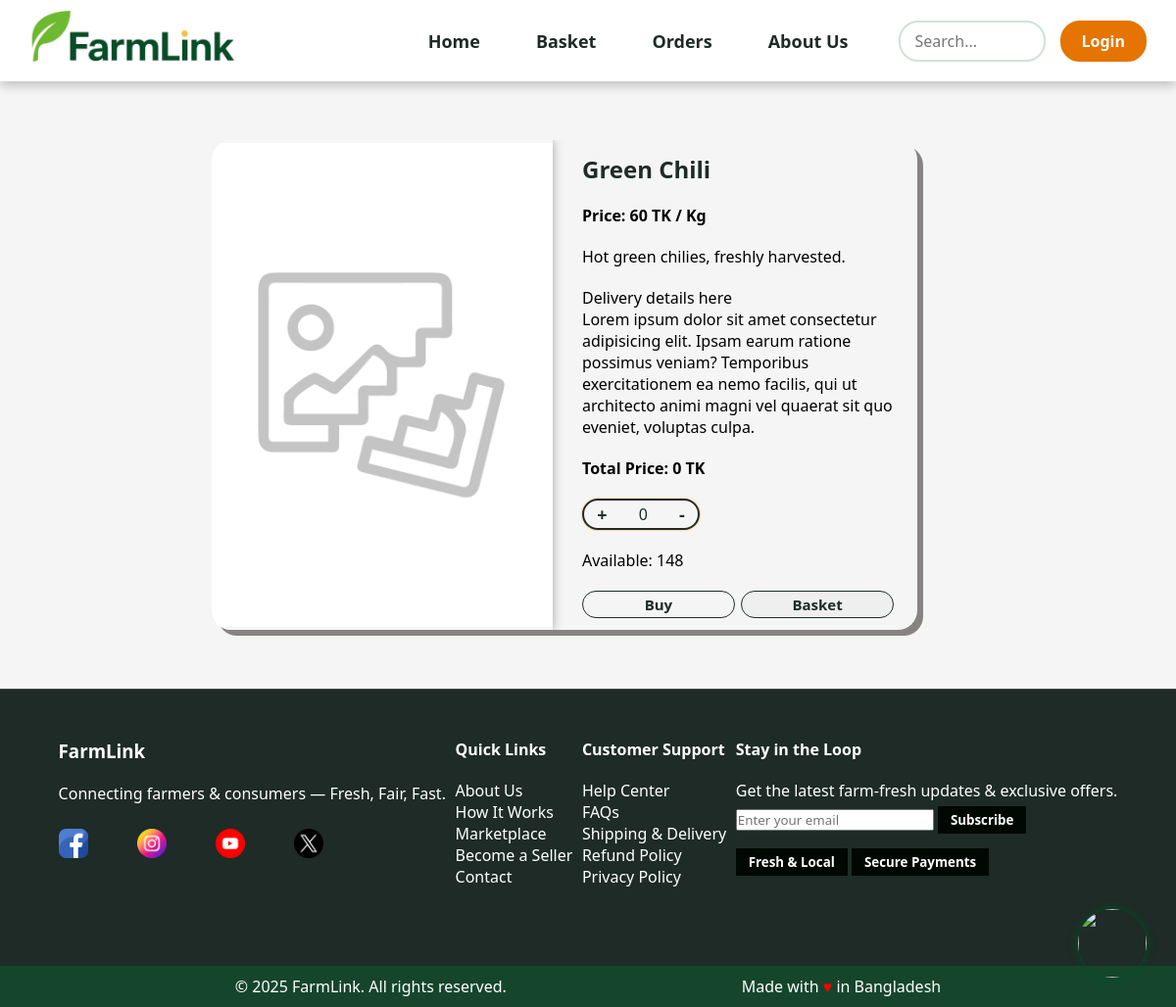
Page /views/buyers/product_details.php?id=73 on the committed database.
### tables this page shows
CREATE TABLE `product` (
  `product_id` int(50) NOT NULL,
  `name` varchar(50) NOT NULL,
  `description` varchar(500) NOT NULL,
  `unit_price` decimal(10,0) NOT NULL,
  `available_unit` decimal(10,0) NOT NULL,
  `image` varchar(150) NOT NULL,
  `seller_id` varchar(50) NOT NULL,
  `agent_id` varchar(50) DEFAULT NULL,
  `unit` varchar(50) NOT NULL,
  `category` varchar(50) NOT NULL,
  `date` datetime NOT NULL DEFAULT current_timestamp()
);

### models/db.php (called while the page is built, shortened)
<?php
 $server = "localhost";
 $username = "root";
 $password ="";
 $db ="farmlink";
$con = mysqli_connect($server , $username , $password,$db);
function read($c){
   global $con;
   $result=mysqli_query($con,$c);
   $data=[];
   while($row = mysqli_fetch_assoc($result)){
    array_push($data,$row);
   }
   return $data;
}
?>

### views/buyers/product_details.php (the view, shortened to what this page needs)
<?php
require('../../models/db.php');
?>
<!DOCTYPE html>
<html>
<head>
    <link rel="stylesheet" href="../../assets/css/comon.css">
    <link rel="stylesheet" href="../../assets/css/buyer/home.css">
    <link rel="stylesheet" href="../../assets/css/buyer/product_details.css">
</head>
<body style="color: black;">
<nav >
    <a href="home.php"><img class="logo" src="../../assets/img/farmlink_logo.jpg" ></a>
    <div id="navbtn">
    <ul>
        <li><a class="nav-link" href="home.php">Home</a></li>
        <li><a class="nav-link" href="basket.php">Basket</a></li>
        <li><a class="nav-link" href="order.php">Orders</a></li>
        <li><a class="nav-link" href="../about.php">About Us</a></li>
    </ul>
    <input type="text" placeholder="Search..." id="searchbar" >
    <?php session_start(); if(isset($_SESSION['user_data']) && $_SESSION['user_data']['role'] == 'Buyer'){ ?>
    <a class="orange_color" href="../../controllers/logout.php">Logout</a>
    <?php } else {  ?>
    <a class="orange_color" href="../Login.php">Login</a>
    <?php } ?>
    </div>
</nav>
     <div id="details_container">
        <?php
        if(isset($_GET['id'])){
           $data = read("Select * from product where product_id='{$_GET['id']}'");
        ?>
     <img id="image" src="<?= $data[0]['image'] ?>" alt="Product img"  onerror="this.src='../../assets/img/default.png'">
     <div class="details">
     <h2 sid="<?= $data[0]['seller_id'] ?>" id="name"><?= $data[0]['name'] ?></h2>
     <b>Price: <span id="price" > <?= $data[0]['unit_price']?></span> TK / <?= $data[0]['unit'] ?></b>
     <div  id="description"> <?= $data[0]['description'] ?></div>
     <div class="delivery_details"> Delivery details here  <br>Lorem ipsum dolor sit amet consectetur adipisicing elit. Ipsam earum ratione possimus veniam? Temporibus exercitationem ea nemo facilis, qui ut architecto animi magni vel quaerat sit quo eveniet, voluptas culpa.</div>
     <span style="font-weight: bold;" id="totalprice"></span>
        <div id="counter_btn"> <button type="button" class="increment_btn" id="increment_btn">+</button> <span id="value">0</span> <button type="button" class="decrement_btn" id="decrement_btn">-</button> </div><div > Available: <span id="available_unit"><?= $data[0]['available_unit'] ?></span></div>
        <div class="btndiv"> <a class="card_btn" id="buy_btn">Buy</a>
        <button class="card_btn" id="basket"> Basket</button> </div>
    </div>
    <?php
     }?>
</div>
<a href="basket.php"><img  id="basket_icon" src="../../assets/img/basket.png" alt=""></a>
</body>
<footer>
    <div class="footer-container">
        <div class="footer-top">
            <div class="footer-brand">
                <h3>FarmLink</h3>
                <p>Connecting farmers & consumers — Fresh, Fair, Fast.</p>
                <div class="footer-socials">
                    <a href="https://facebook.com"><img src="../../assets/img/facebook.png" alt="Facebook"></a>
                    <a href="https://instagram.com"><img src="../../assets/img/instagram.png" alt="Instagram"></a>
                    <a href="https://youtube.com"><img src="../../assets/img/youtube.png" alt="YouTube"></a>
                    <a href="https://twitter.com"><img src="../../assets/img/twitter.png" alt="Twitter"></a>
                </div>
            </div>
            <div class="footer-links">
                <h4>Quick Links</h4>
                <ul>
                    <li><a href="#">About Us</a></li>
                    <li><a href="#">How It Works</a></li>
                    <li><a href="#">Marketplace</a></li>
                    <li><a href="#">Become a Seller</a></li>
                    <li><a href="#">Contact</a></li>
                </ul>
            </div>
            <div class="footer-support">
                <h4>Customer Support</h4>
                <ul>
                    <li><a href="#">Help Center</a></li>
                    <li><a href="#">FAQs</a></li>
                    <li><a href="#">Shipping & Delivery</a></li>
                    <li><a href="#">Refund Policy</a></li>
                    <li><a href="#">Privacy Policy</a></li>
                </ul>
            </div>
            <div class="footer-newsletter">
                <h4>Stay in the Loop</h4>
                <p>Get the latest farm-fresh updates & exclusive offers.</p>
                    <input type="email" placeholder="Enter your email">
                    <button type="submit">Subscribe</button>
                <div class="footer-badges">
                    <button>Fresh & Local</button>
                    <button>Secure Payments</button>
                </div>
            </div>
        </div>
        <div class="footer-bottom">
            <span>© 2025 FarmLink. All rights reserved.</span>
            <span class="footer-made">Made with <span style="color: red;">♥</span> in Bangladesh</span>
        </div>
    </div>
</footer>
</html>

### assets/css/comon.css (style rules this page uses)
* { font-family: 'Segoe UI', Tahoma, Geneva, Verdana, sans-serif; }
:root { --darkgreen: #1E2B27; --orange: #E57400; --purple:#6952A2; --lightgreen:#D0E3D5; }
body { margin: 0; padding: 0; display:flex; flex-direction: column; min-height:100vh; }
h2, h3, h4, h5, h6 { margin: 0; padding: 0; color: var(--darkgreen); }
#searchbar { position: relative; left: 10px; border-radius: 20px; border: 2px solid var(--lightgreen); outline: none; font-size: 16px; padding: 8px 15px; width: 150px; transition: all 0.3s ease; }
nav { background-color: #ffffff; position: sticky; top: 0; box-shadow: 0 5px 10px rgba(0,0,0,0.2); display: flex; align-items: center; padding: 10px 30px; z-index: 11; }
#navbtn { display: flex; flex-wrap: nowrap; align-items: center; gap: 25px; margin-left: auto; }
.logo { width: 210px; height: auto; }
nav img { margin-bottom: 5px; }
nav ul { display: flex; list-style: none; margin: 0; padding: 0; gap: 5px; }
nav ul li { display: inline; }
nav ul li a { text-decoration: none; margin-left: 20px; color: var(--darkgreen); font-weight: bold; font-size: 18px; padding: 8px 16px; border-radius: 8px; transition: all 0.3s ease; position: relative; }
nav ul li a::after { content: ''; position: absolute; bottom: 5px; left: 50%; width: 0; height: 2px; background-color: var(--orange); transform: translateX(-50%); transition: width 0.3s ease; }
.orange_color { color: white; font-size: 16px; font-weight: bold; text-decoration: none; padding: 8px 20px; border-radius: 20px; background-color: var(--orange); border: 2px solid var(--orange); transition: all 0.3s ease; }
#basket_icon { width: 70px; height: 70px; position: fixed; bottom: 30px; right: 30px; cursor: pointer; z-index: 1000; border-radius: 50%; box-shadow: #025027 0px 0px 10px; }
footer { margin-top: auto; overflow-x: hidden; }

### assets/css/buyer/home.css (style rules this page uses)
* { margin: 0; padding: 0; box-sizing: border-box; }
:root { --darkgreen: #1E2B27; }
body { font-family: Arial, sans-serif; background-color: #f5f5f5; color: #333; margin: 1; padding: 0; }

### rows in the picture
product: name "Green Chili", unit_price "60", unit "Kg", description "Hot green chilies, freshly harvested.", available_unit "148"
